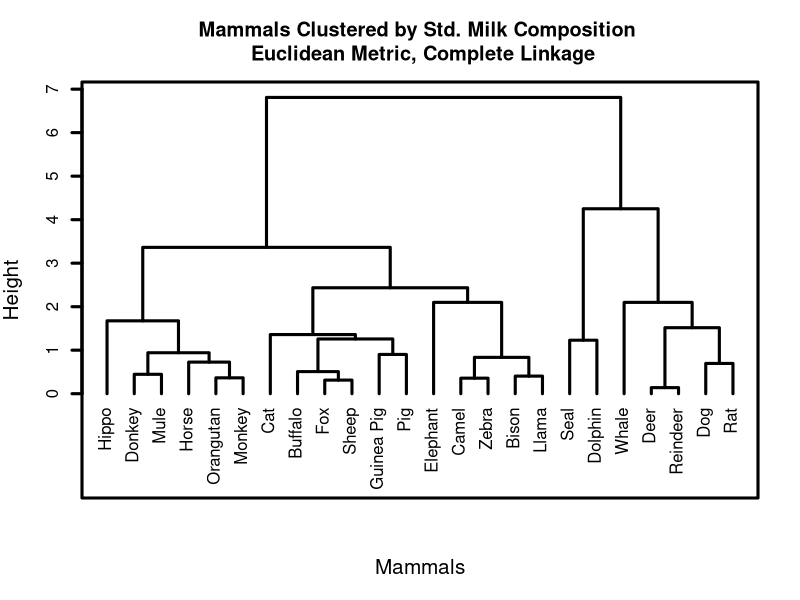

Here is the R script that generated this plot: (Note: this script raises an error after producing the figure.)
## ---- chunk 1
knitr::opts_chunk$set(warning=FALSE, message=FALSE)
## ---- chunk 2
library(tidyverse)
Mammals_Milk<-read.csv("Milk_Composition.csv",header=T,row.names=1)
head(Mammals_Milk)
## ---- chunk 3
summary(Mammals_Milk)
## ---- chunk 4
Mammals_Milk_Std<-round(scale(Mammals_Milk),2)
head(Mammals_Milk_Std)
## ---- chunk 5
dist(Mammals_Milk_Std, method = "euclidean")
hc <- hclust(dist(scale(Mammals_Milk_Std)))
plot(hc, sub="", xlab="Mammals",cex.lab=1.25, main="Mammals Clustered by Std. Milk Composition \n Euclidean Metric, Complete Linkage", hang=-1, frame.plot=TRUE, lwd=3)
## ---- chunk 6
set.seed(125)
library(dplyr)
Mammals_Milk_Std<-round(scale(Mammals_Milk),2)
MMilk_km_3 <- kmeans(Mammals_Milk_Std, centers = 3, nstart=100)
MMilk_km_4 <- kmeans(Mammals_Milk_Std, centers = 4, nstart=100)
#Mammals_Milk <- data_frame(Mammals_Milk, km_3 = MMilk_km_3$cluster, km_4 = MMilk_km_4$cluster)
Mammals_Milk %>% arrange(km_3)
Mammals_Milk %>% arrange(km_4)
## ---- chunk 7
MMilk_Agg_K3 <- Mammals_Milk %>% group_by(km_3) %>% summarize(Count=n(), Mean_Protein = mean(Protein), Mean_Water = mean(Water), Mean_Fat = mean(Fat), Mean_Lactose = mean(Lactose), Mean_Ash = mean(Ash))
MMilk_Agg_K3 <- round(MMilk_Agg_K3, 2)
MMilk_Agg_K4 <- Mammals_Milk %>% group_by(km_3) %>% summarize(Count=n(), Mean_Protein = mean(Protein), Mean_Water = mean(Water), Mean_Fat = mean(Fat), Mean_Lactose = mean(Lactose), Mean_Ash = mean(Ash))
MMilk_Agg_K4 <- round(MMilk_Agg_K4, 2)
## ---- chunk 8
wgss <- rep(0,8)
for(i in 1:8){
  wgss[i] <-kmeans(Mammals_Milk_Std, centers = i, nstart=50)$tot.withinss}
wgss
plot(c(1:8), wgss, xlab = "Number of Groups")
